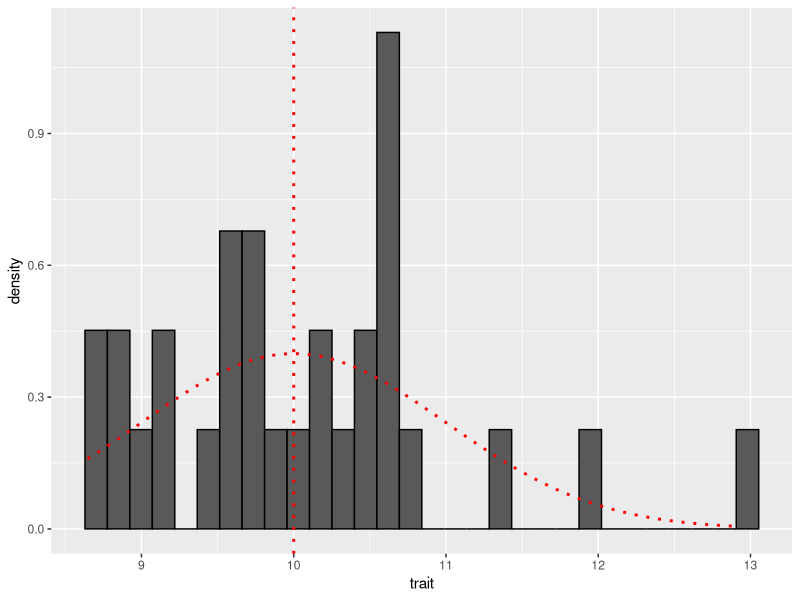
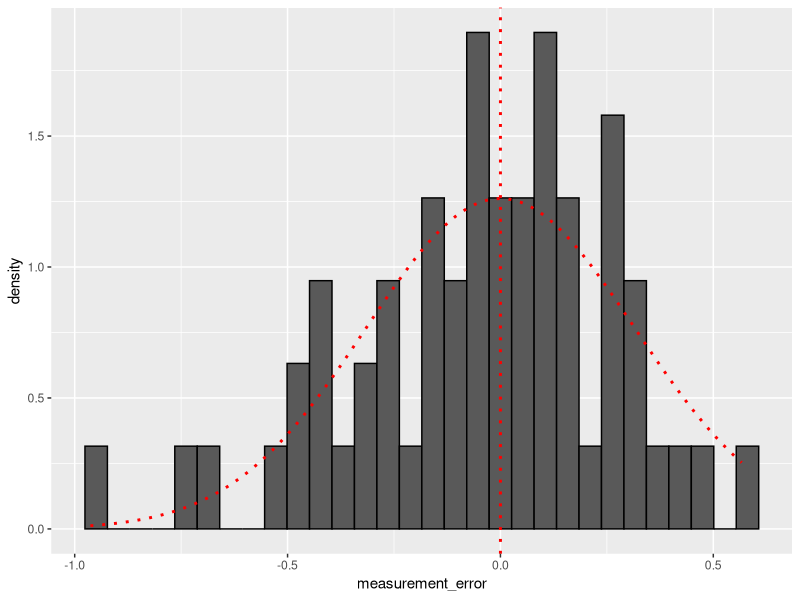
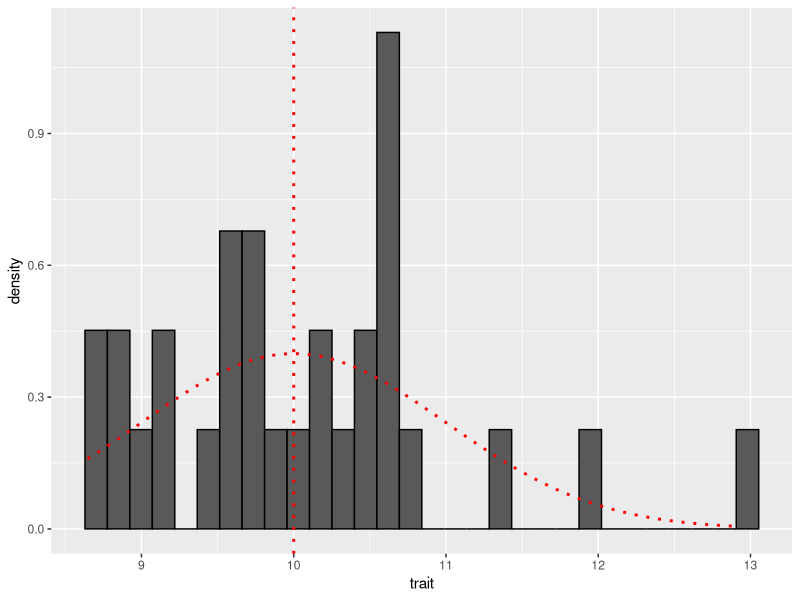
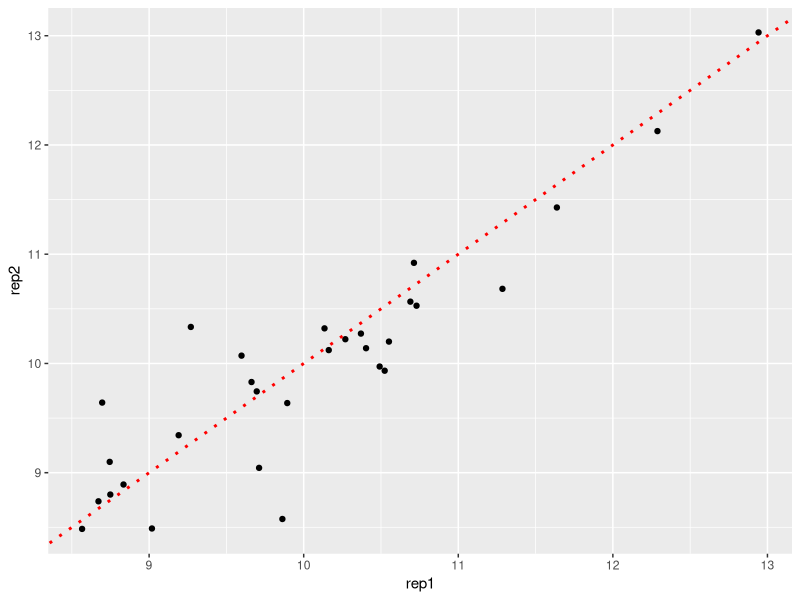

The R source for these figures, in order:
## ---- chunk 1
library(ggplot2)
library(dplyr)
library(tidyr)

## Number of individual measured
n_ind=30
## Number of replicate per individual
k_rep=2

## Mean of the trait in the population
mean_trait=10

## Variance of the trait among individuals
var_among=1

## Variance among measurement of the trait within each individual
var_within=0.1

## Create dataset
data <- expand.grid(id=as.factor(1:n_ind), replicate=paste0("rep", 1:2))


## ---- chunk 2

## Simulate true value of the trait for each individual
true_trait_value <- rnorm(n=n_ind, mean = mean_trait, sd = sqrt(var_among))

## Histogram with the distribution of the trait values across the n_ind individuals
p <- data_frame(trait = true_trait_value) %>%
          ggplot(., aes(trait)) + 
          geom_histogram(aes(y = after_stat(density)), colour = "black") +
          geom_vline(xintercept = mean_trait, linetype="dotted", color = "red", linewidth=1) + ## Add mean of the trait
          stat_function(fun = dnorm, linewidth=1, linetype="dotted", color = "red", geom = "line", args = list(mean = mean_trait, sd = sqrt(var_among))) ## Add expected distribution of the trait in the population
p

## Add new column with true value of the trait for each individual
data$true_trait_value <- rep(true_trait_value, k_rep)

## ---- chunk 3
## Add new column with measurement error
data$measurement_error <- rnorm(n=nrow(data), mean = 0, sd = sqrt(var_within))

## Histogram with the distribution of the measurement error across the n_ind * k_rep measurements
p <- data %>%
          ggplot(., aes(measurement_error)) + 
          geom_histogram(aes(y = after_stat(density)), colour = "black") +
          geom_vline(xintercept = 0, linetype="dotted", color = "red", linewidth=1) + ## Add mean of the trait
          stat_function(fun = dnorm, linewidth=1, linetype="dotted", color = "red", geom = "line", args = list(mean = 0, sd = sqrt(var_within))) 
p
## ---- chunk 4
## Add new column with observed value of the trait for each replicate measurement of each individual
data$observed_trait_value <- data$true_trait_value + data$measurement_error

## Histogram with the distribution of the trait values across the n_ind * k_rep measurements
p <- data_frame(trait = true_trait_value) %>%
          ggplot(., aes(trait)) + 
          geom_histogram(aes(y = after_stat(density)), colour = "black") +
          geom_vline(xintercept = mean_trait, linetype="dotted", color = "red", linewidth=1) + ## Add mean of the trait
          stat_function(fun = dnorm, linewidth=1, linetype="dotted", color = "red", geom = "line", args = list(mean = mean_trait, sd = sqrt(var_among))) ## Add expected distribution of the trait in the population
p

## Plot correlation between the two measurements
data %>%
  select(id, replicate, observed_trait_value)%>%
  pivot_wider(names_from = replicate, values_from = observed_trait_value)%>%
          ggplot(aes(x=rep1, y=rep2)) +
          geom_point() +
          geom_abline(intercept = 0, slope=1, linetype="dotted", color = "red", linewidth=1) 
## ---- chunk 5
## Number of replicate per individual
table(data$id)

## Fit model with ANOVA
fit0 <- aov(observed_trait_value ~ id, data = data)
summary(fit0)

## Number of replicates per individual
n0=k_rep

## Degrees of freedom = number of individual - 1
df_Among <- n_ind-1

## Sum of squares among individuals
SSA <- summary(fit0)[[1]]$`Sum Sq`[1] 

## Among-groups (ie individual) variance component
MSA <- SSA/df_Among

## residual degrees of freedom
dfRes <- n_ind*(n0-1) 

## Sum of squares among replicates
SSW <- summary(fit0)[[1]]$`Sum Sq`[2] 

## Within-group variance component = Residual variance
(VarWithin <- SSW/dfRes)

## Check that the value computed by R is the same
sigma(fit0)^2

## Among individual variance 
(VarAmong<- (MSA-VarWithin)/n0)

## Observed repeatability
(Repeatability <- VarAmong/(VarAmong+VarWithin))

## Expected repeatability
(R_expected=var_among/(var_among+var_within))

## ---- chunk 6
## Use the code from https://www.r-bloggers.com/2021/05/one-way-anova-by-hand/

## Compute the error of each measurement under the complete model, i.e. the difference between each measurement and the mean of two measurements of the same individual
## Compute the squared error of each measurement (complete model)
complete <- data %>%  
  group_by(id) %>% 
  mutate(mean_trait_value = mean(observed_trait_value)) %>% #in complete model, fit is the group mean (i.e. mean of each individual) 
  mutate(error = mean_trait_value - observed_trait_value) %>% 
  mutate(sq_error = error ^ 2) %>%
  ungroup()

## Compute the N, the total number of observations and the SSE, the sum of the squared error of each measurement
## Compute n, the number of groups in the complete model (ie. individuals in the dataset)
## Compute df2, the residual degrees of freedom
(complete <- complete %>% 
  summarise(N = n(), sse = sum(sq_error)) %>% 
  mutate(n = length(unique(data$id))) %>% 
  mutate(df2 = N - n) %>% 
  select(sse, df2, N, n) %>% 
  mutate(mse = sse / df2) # mse = sigma squared 
)

## Check that the value computed by R is the same
sigma(fit0)^2

## ---- chunk 7

## Compute the error of each measurement according to the reduced model, i.e. the difference between each measurement and the overall mean across all measurements in the dataset
## Compute the squared error of each measurement (reduced model)
reduced <- data %>%  
  mutate(mean_trait_value = mean(observed_trait_value)) %>% #in reduced model, fit is the overall mean 
  mutate(error = mean_trait_value - observed_trait_value) %>% 
  mutate(sq_error = error ^ 2) %>%
  ungroup() 

## Compute the N, the total number of observations and the SSE, the sum of the squared error of each measurement
## Compute n, the number of groups in the reduced model (ie. 1 for the overall mean)
## Compute df2, the residual degrees of freedom
(reduced <- reduced %>% 
  summarise(N = n(), sse = sum(sq_error)) %>% # sse = sum square error
  mutate(n = 1) %>% 
  mutate(df2 = N - n) %>% 
  select(sse, df2, N, n)
)
## ---- chunk 8

## Residual variance of the reduced model explained by the complete model
(explained_ssa <- reduced$sse - complete$sse)

## df1 = number of groups (ie. individuals) - 1 (for the overall mean)
(explained_df1 <- reduced$df2 - complete$df2)

## MSA = SSA/df1
(explained_msa <- explained_ssa / explained_df1)

## Fratio = MSA/MSE
(f <- explained_msa / complete$mse)

## Compute P-value
pf(f, explained_df1, complete$df2, lower.tail = FALSE)
## ---- chunk 9
## Number of replicates
num_rep <- complete$N/complete$n

## Within individual variance
(VarWithin <- complete$mse)

## Among individual variance 
(VarAmong<- (explained_msa-complete$mse)/num_rep)

## Observed repeatability
(Repeatability <- VarAmong/(VarAmong+VarWithin))

## Expected repeatability
(R_expected=var_among/(var_among+var_within))
